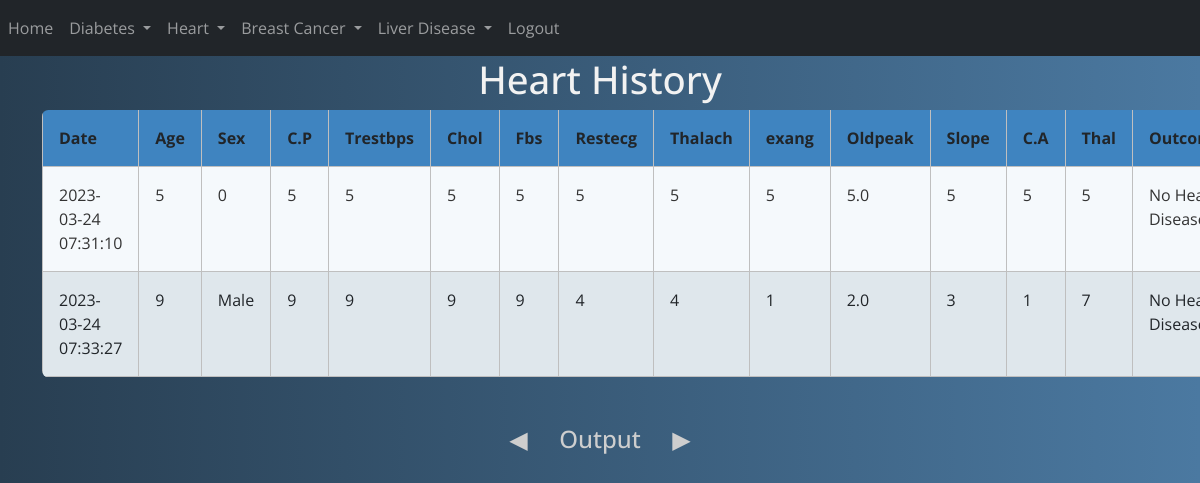
The app's page /heart_history (signed in), older data.
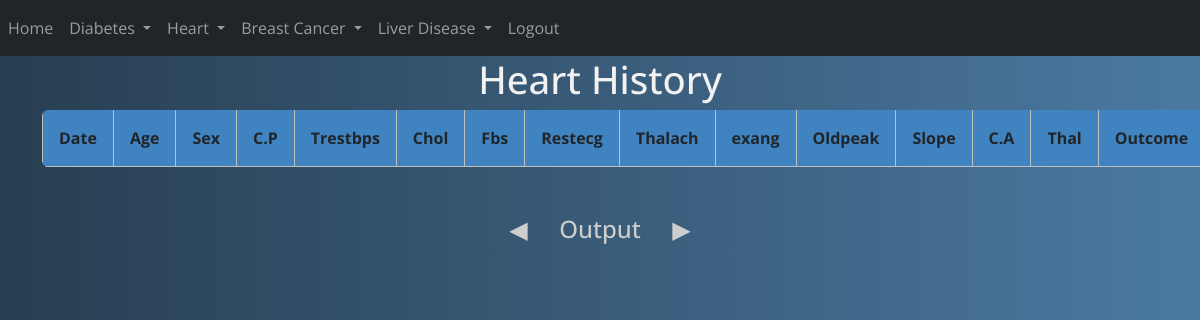
The same page, newer data.
### website/models.py (models this page shows)
class Heart(db.Model):
    id = db.Column(db.Integer, primary_key=True)
    date = db.Column(db.DateTime(timezone=True), default=func.now())
    age = db.Column(db.Integer)
    sex = db.Column(db.String(8))
    cp = db.Column(db.String(4))
    trestbps = db.Column(db.Integer)
    chol = db.Column(db.Integer)
    fbs = db.Column(db.String(2))
    restecg = db.Column(db.String(3))
    thalach = db.Column(db.Integer)
    exang = db.Column(db.String(2))
    oldpeak = db.Column(db.Float(3))
    slope = db.Column(db.String(3))
    ca = db.Column(db.String(5))
    thal = db.Column(db.String(4))
    outcome = db.Column(db.String(10000))
    user_id = db.Column(db.Integer, db.ForeignKey('user.id'))

### website/views.py (the view)
@views.route("/heart_history")
@login_required
def heart_history():
    return render_template('heart_history.html', user=current_user)

### website/__init__.py (called while the page is built)
def create_app():
    app = Flask(__name__)
    app.config['SECRET_KEY'] = 'uuhfurhfueih hfu iehfuci heuh eusjhc nsjv nsweur'
    app.config['SQLALCHEMY_DATABASE_URI'] = f'sqlite:///{DB_NAME}'
    db.init_app(app)
    from .views import views
    from .auth import auth
    app.register_blueprint(views, url_prefix="/")
    app.register_blueprint(auth, url_prefix="/")
    from .models import User, Diabetes, Heart, BCancer, Liver
    create_database(app)
    login_manager = LoginManager()
    login_manager.login_view = 'auth.login'
    login_manager.init_app((app))
    @login_manager.user_loader
    def load_user(id):
        return User.query.get(int(id))
    return app

### website/templates/heart_history.html (shortened to what this page needs)
{% include 'nav(logged).html' %}
<head>
    <body>
        <div class="container">
<h1>Heart History</h1>
  <table id="dtDynamicVerticalScrollExample" class="rwd-table table table-striped table-bordered table-sm" cellspacing="0"
  width="100%">
    <tbody>
        <tr>
            <th>Date</th>
            <th>Age</th>
            <th>Sex</th>
            <th>C.P</th>
            <th>Trestbps</th>
            <th>Chol</th>
            <th>Fbs</th>
            <th>Restecg</th>
            <th>Thalach</th>
            <th>exang</th>
            <th>Oldpeak</th>
            <th>Slope</th>
            <th>C.A</th>
            <th>Thal</th>
            <th>Outcome</th>
            </tr>
            {% for heart in user.heart %}
            <tr>
                <td>{{ heart.date }}</td>
                <td>{{ heart.age }}</td>
                <td>{{ heart.sex }}</td>
                <td>{{ heart.cp }}</td>
                <td>{{ heart.trestbps }}</td>
                <td>{{ heart.chol }}</td>
                <td>{{ heart.fbs }}</td>
                <td>{{ heart.restecg }}</td>
                <td>{{ heart.thalach }}</td>
                <td>{{ heart.exang }}</td>
                <td>{{ heart.oldpeak }}</td>
                <td>{{ heart.slope }}</td>
                <td>{{ heart.ca }}</td>
                <td>{{ heart.thal }}</td>
                <td>{{ heart.outcome }}</td>
            </tr>
      {% endfor %}
    </tbody>
  </table>
  <br><br>
  <h3>Output</h3>
</div>
    </body>
</head>

### website/templates/nav(logged).html (shortened to what this page needs)
<!DOCTYPE HTML>
    <head>
        <link rel="stylesheet" href="https://stackpath.bootstrapcdn.com/bootstrap/5.0.0-alpha1/css/bootstrap.min.css"
>
    </head>
    <body>
<nav class="navbar navbar-expand-lg navbar-dark bg-dark">
    <div class="collapse navbar-collapse" id="navbar">
        <div class="navbar-nav mr-auto">
            <a href="/home" class="nav-item nav-link" id="home">Home</a>
        </div>
        <div class="navbar-nav ml-auto">
            <li class="nav-item dropdown">
                <a class="nav-link dropdown-toggle" href="#" id="navbarDropdown" role="button" data-toggle="dropdown" aria-haspopup="true" aria-expanded="false">
                  Diabetes
                </a>
              </li>
              <li class="nav-item dropdown">
                <a class="nav-link dropdown-toggle" href="#" id="navbarDropdown" role="button" data-toggle="dropdown" aria-haspopup="true" aria-expanded="false">
                  Heart
                </a>
              </li>
              <li class="nav-item dropdown">
                <a class="nav-link dropdown-toggle" href="#" id="navbarDropdown" role="button" data-toggle="dropdown" aria-haspopup="true" aria-expanded="false">
                  Breast Cancer
                </a>
              </li>
              <li class="nav-item dropdown">
                <a class="nav-link dropdown-toggle" href="#" id="navbarDropdown" role="button" data-toggle="dropdown" aria-haspopup="true" aria-expanded="false">
                  Liver Disease
                </a>
              </li>
            <a href="/logout" class="nav-item nav-link" id="logout">Logout</a>
        </div>
    </div>
</nav>
    </body>
</html>

### website/templates/heart_history.html (style rules this page uses)
* { font-family: 'Open Sans', sans-serif; }
.rwd-table { margin: auto; min-width: 300px; max-width: 100%; border-collapse: collapse; }
.rwd-table tr:first-child { border-top: none; background: #428bca; color: #fff; }
.rwd-table tr { border-top: 1px solid #ddd; border-bottom: 1px solid #ddd; background-color: #f5f9fc; }
.rwd-table th { display: none; }
.rwd-table th, .rwd-table td { text-align: left; }
.rwd-table { color: #333; border-radius: .4em; overflow: hidden; }
.rwd-table tr { border-color: #bfbfbf; }
.rwd-table th, .rwd-table td { padding: .5em 1em; }
@media screen and (min-width: 600px) { .rwd-table th, .rwd-table td { display: table-cell; padding: .25em .5em; } }
@media screen and (min-width: 600px) { .rwd-table th:first-child, .rwd-table td:first-child { padding-left: 0; } }
@media screen and (min-width: 600px) { .rwd-table th:last-child, .rwd-table td:last-child { padding-right: 0; } }
@media screen and (min-width: 600px) { .rwd-table th, .rwd-table td { padding: 1em !important; } }
body { background: #4B79A1; background: -webkit-linear-gradient(to left, #4B79A1 , #283E51); background: linear-gradient(to left, #4B79A1 , #283E51); }
h1 { text-align: center; font-size: 2.4em; color: #f2f2f2; }
.container { display: block; text-align: center; }
h3 { display: inline-block; position: relative; text-align: center; font-size: 1.5em; color: #cecece; }
h3:before { content: "\25C0"; position: absolute; left: -50px; -webkit-animation: leftRight 2s linear infinite; animation: leftRight 2s linear infinite; }
h3:after { content: "\25b6"; position: absolute; right: -50px; -webkit-animation: leftRight 2s linear infinite reverse; animation: leftRight 2s linear infinite reverse; }

Row changes from the older to the newer data that the page shows:
removed Heart: date "2023-03-24 07:31:10", age "5", sex "0", cp "5", trestbps "5", chol "5", fbs "5", restecg "5", thalach "5", exang "5", oldpeak "5.0", slope "5", ca "5", thal "5", outcome "No…"
removed Heart: date "2023-03-24 07:33:27", age "9", sex "Male", cp "9", trestbps "9", chol "9", fbs "9", restecg "4", thalach "4", exang "1", oldpeak "2.0", slope "3", ca "1", thal "7", outcome "No…"
